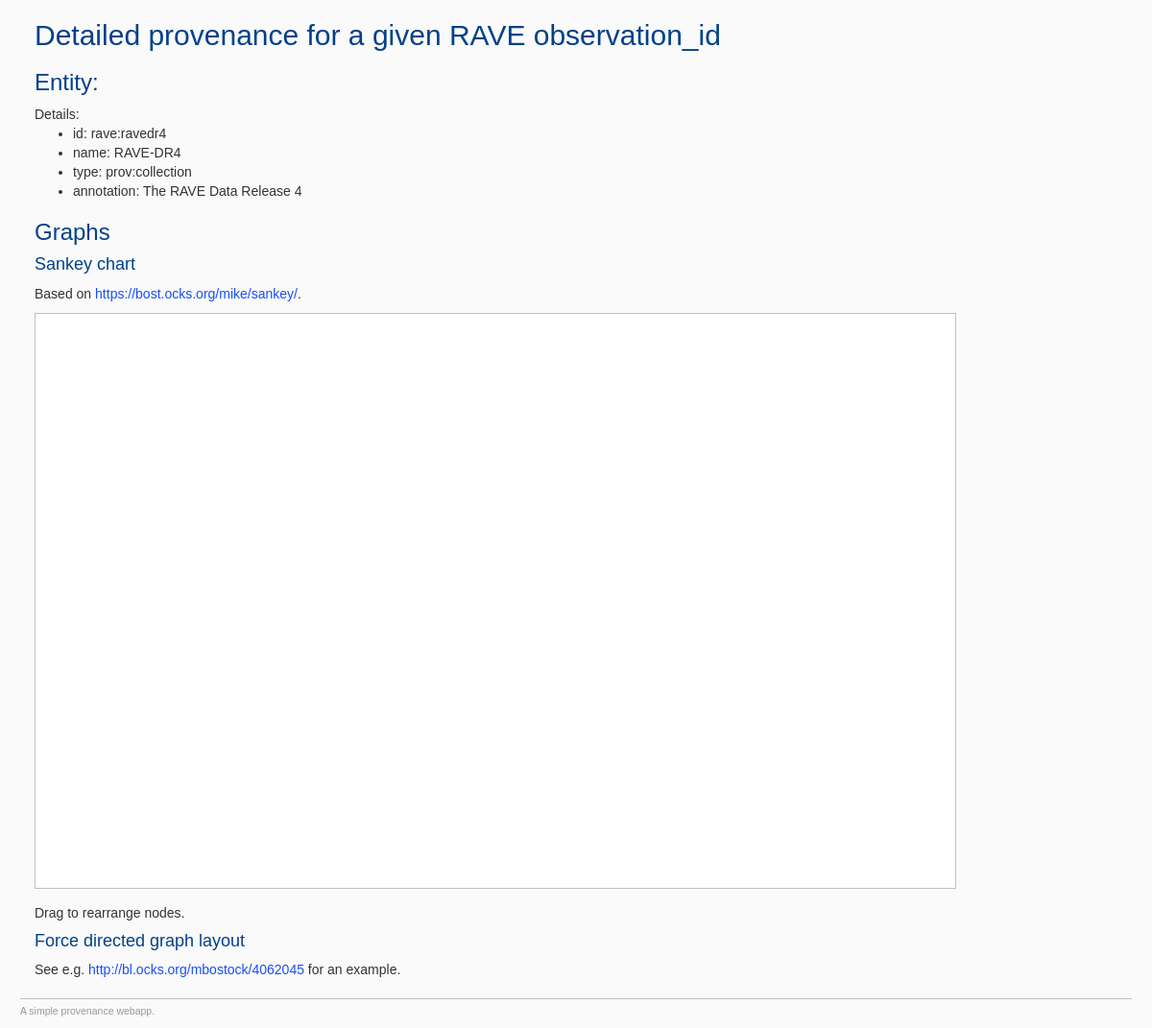
Screenshot of /provapp/rave:ravedr4/basic/ with the database file from the repository.
### provapp/models.py (models this page shows, shortened)
@python_2_unicode_compatible
class Entity(models.Model):
    id = models.CharField(primary_key=True, max_length=128)
    name = models.CharField(max_length=128, null=True) # human readable label
    type = models.CharField(max_length=128, null=True, choices=ENTITY_TYPE_CHOICES) # types of entities: single entity, dataset
    annotation = models.CharField(max_length=1024, null=True, blank=True)
    status = models.CharField(max_length=128, null=True, blank=True)
    dataType= models.CharField(max_length=128, null=True, blank=True)
    storageLocation = models.CharField('storage location', max_length=1024, null=True, blank=True)

### provapp/views.py (the view)
# urls.py: url(r'^(?P<observation_id>[0-9a-zA-Z.:_-]+)/basic/$', views.provbasic, name='provbasic'),
def provbasic(request, observation_id):
    entity = get_object_or_404(Entity, pk=observation_id)
    return render(request, 'provapp/provdetail.html', {'entity': entity})

### provapp/templates/provapp/provdetail.html (shortened to what this page needs)
{% extends "provapp/base.html" %}
{% block content %}
<h2>Detailed provenance for a given RAVE observation_id</h2>
<h3>Entity: {{ entity.label }}</h3>
Details:
<ul>
<li>id: {{ entity.id }}</li>
<li>name: {{ entity.name }}</li>
<li>type: {{ entity.type }}</li>
<li>annotation: {{ entity.annotation }}</li>
</ul>
<h3>Graphs</h3>
<h4>Sankey chart</h4>
<p>Based on <a href="https://bost.ocks.org/mike/sankey/">https://bost.ocks.org/mike/sankey/</a>.
</p>
<p id="chart"></p>
<aside>Drag to rearrange nodes.</aside>
<h4>Force directed graph layout</h4>
<p>See e.g. <a href="http://bl.ocks.org/mbostock/4062045">http://bl.ocks.org/mbostock/4062045</a> for an example.
{% load staticfiles %}
{% endblock %}

### provapp/static/provapp/style.css (style rules this page uses)
body { font-family: "Droid Sans",Helvetica,Arial,sans-serif; color: #333; padding-left: 1.5em; padding-right: 1.5em; background-color: #fafafa; }
h1, h2, h3, h4, h5 { font-family: sans-serif; color: #004189; }
a { color: rgb(24,78,253); }

### rows the page displays
Entity: id "rave:ravedr4", name "RAVE-DR4", type "prov:collection", annotation "The RAVE Data Release 4"
